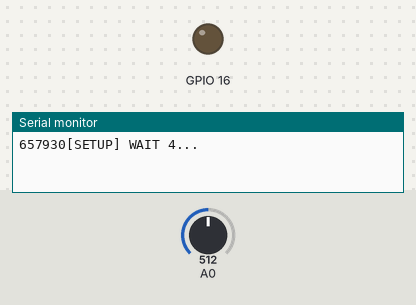
A sketch run on a simulated ESP8266 (NodeMCU). Parts: output pins drawn as LEDs (lit = HIGH), the last lines printed to the serial monitor. The test bench sets the inputs (shaded band); at power-on: A0 = 512. WiFi joins after 1.5 s; servers stay silent unless stated; uploads are accepted with an empty reply; the local clock reads 2024-03-15 10:24:30 at power-on unless the sketch sets it.

Above: at 0.1 s.
At 5.8 s:
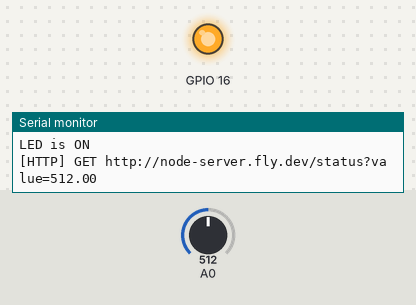
Timing chart, 0 to 7.3 s (numbered marks = the images above):
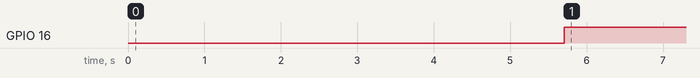

The sketch:

http_server_lamp.ino
```cpp
#include <Arduino.h>
#include <ESP8266WiFi.h>
#include <ESP8266WiFiMulti.h>
#include <ESP8266HTTPClient.h>
#include <WiFiClient.h>
#include <ArduinoJson.h>
#include <NTPClient.h>
#include <WiFiUdp.h>

ESP8266WiFiMulti WiFiMulti;
WiFiUDP ntpUDP;
NTPClient timeClient(ntpUDP, "pool.ntp.org");

String BASE_URL = "http://node-server.fly.dev";
float lightValue = 0;
int DEFAULT_LIMIT = 421;
StaticJsonDocument<512> config;
int timesLooped = 0;

void setup() {
  pinMode(16, OUTPUT);
  Serial.begin(115200);
  // Serial.setDebugOutput(true);
  Serial.print('\n\n\n');

  for (uint8_t t = 4; t > 0; t--) {
    Serial.printf("[SETUP] WAIT %d...\n", t);
    Serial.flush();
    delay(1000);
  }

  WiFi.mode(WIFI_STA);
  WiFiMulti.addAP("Vastriku 2.4", "V8dormit");

  while ((WiFiMulti.run() != WL_CONNECTED)) {
    delay(500);
    Serial.print("Connecting to Wi-Fi...");
  }

  timeClient.begin();
  timeClient.setTimeOffset(3600);

  NTPClient timeClient(ntpUDP, "pool.ntp.org");

  setupConfig();
}

void loop() {

  if (0 % 10 == 0) requestConfig();

  lightValue = analogRead(A0);
  String currentTime = String(timeClient.getHours());
  Serial.println(String(lightValue) + " current hour: " + currentTime);

  Serial.println(String(config[currentTime]));
  if (config[currentTime] <= lightValue && config[currentTime] != 0) {
    digitalWrite(16, LOW);
    Serial.println("LED is OFF");
  } else {
    digitalWrite(16, HIGH);
    Serial.println("LED is ON");
  }

  request(lightValue);

  delay(10000);
  timesLooped++;
}

void request(float valueToSend) {
  if ((WiFiMulti.run() == WL_CONNECTED)) {

    WiFiClient client;
    HTTPClient http;
    String address= BASE_URL + "/status?value=" + String(valueToSend);

    if (http.begin(client, address)) {
      Serial.print("[HTTP] GET " + address + "\n");
      int httpCode = http.GET();

      if (httpCode > 0) {
        Serial.printf("[HTTP] GET... code: %d\n", httpCode);

        if (httpCode == HTTP_CODE_OK || httpCode == HTTP_CODE_MOVED_PERMANENTLY) {
          String payload = http.getString();
          Serial.println("Response: " + ((payload.length() == 0) ? "<empty>" : payload));
        }
      } else Serial.printf("[HTTP] GET... failed, error: %s\n", http.errorToString(httpCode).c_str());

      http.end();
    } else Serial.printf("[HTTP} Unable to connect\n");
  } else Serial.println("[HTTP] Could not establish connection - no Wi-Fi");
}

void requestConfig() {
  if ((WiFiMulti.run() == WL_CONNECTED)) {

    WiFiClient client;
    HTTPClient http;
    String address= BASE_URL + "/limits";

    if (http.begin(client, address)) {
      Serial.print("[HTTP] GET CONFIG " + address + "\n");
      int httpCode = http.GET();

      if (httpCode > 0) {
        Serial.printf("[HTTP] GET... code: %d\n", httpCode);

        if (httpCode == HTTP_CODE_OK || httpCode == HTTP_CODE_MOVED_PERMANENTLY) {
          String payload = http.getString();
          deserializeJson(config, payload);
          Serial.println("Config updated - " + payload);
        }
      } else Serial.printf("[HTTP] GET CONFIG... failed, error: %s\n", http.errorToString(httpCode).c_str());

      http.end();
    } else Serial.printf("[HTTP} Unable to connect\n");
  } else Serial.println("[HTTP] Could not establish connection - no Wi-Fi");
}

void setupConfig() {
  for (int i = 0; i < 24; i++) {
    config[String(i)] = 0;
  }
}
```

Measured:
- by itself, GPIO 16: LOW → HIGH at 5.7 s
